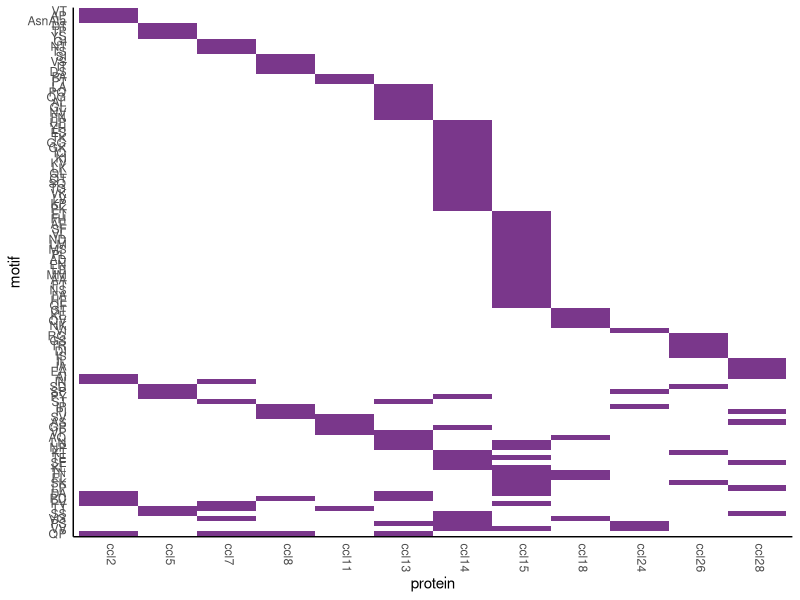
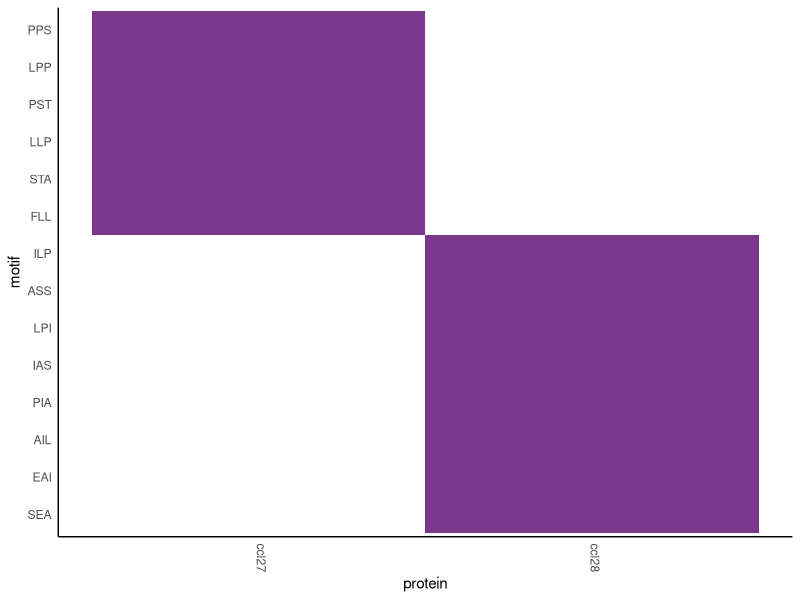

These figures' R source, in order: (Note: this script raises an error after producing the figures.)
# packages, working directory
setwd("~/Desktop/Volkman_Lab/BABU_VOLKMAN/CHEMOKINE_PRJ/Data/chemokine_gpcr_ms/")
library(tidyverse)

################################################################################

# import, reformat
data <- read_csv("07_ck_motif/output/CK_MOTIF_FREQUENCY.csv") %>%
  filter(mer == "mer2") %>%
  filter(mask == "none") %>%
  filter(protein %in%  c("ccl2","ccl5","ccl7","ccl8","ccl11","ccl13","ccl14","ccl15","ccl18","ccl24","ccl26", "ccl28"))

# select only relevant info (motif, protein, class, pct ortho)
data <- data %>% select(motif, protein, class, pct_ortho)

# order 
data$protein <- factor(data$protein, levels = c("ccl2","ccl5","ccl7","ccl8","ccl11","ccl13","ccl14","ccl15","ccl18","ccl24","ccl26", "ccl28"))

# order motifs based on appearance:
# want most unique to most conserved (global) then most to least conserved among orthologs
data <- data %>% add_count(motif)
data <- data %>% arrange(n, protein, -pct_ortho)
order.motif <- unique(data$motif)
levels(data$motif)
data$motif <- factor(data$motif, levels = rev(order.motif))

data %>%
  ggplot() + 
  geom_tile(aes(protein, motif), fill = "mediumorchid4") +
  theme_minimal() +
  theme(axis.text.x=element_text(angle=-90,vjust=.2, hjust=0)) +
  theme(panel.border = element_blank(), panel.grid.major = element_blank(),
        panel.grid.minor = element_blank(), axis.line = element_line(colour = "black"))

###########

# import, reformat
data <- read_csv("07_ck_motif/output/CK_MOTIF_FREQUENCY.csv") %>%
  filter(mer == "mer3") %>%
  filter(mask == "none") %>%
  filter(protein %in%  c("ccl27", "ccl28"))

# select only relevant info (motif, protein, class, pct ortho)
data <- data %>% select(motif, protein, class, pct_ortho)

# order 
data$protein <- factor(data$protein, levels = c("ccl2","ccl5","ccl7","ccl8","ccl11","ccl13","ccl14","ccl15","ccl18","ccl24","ccl26","ccl27", "ccl28"))

# order motifs based on appearance:
# want most unique to most conserved (global) then most to least conserved among orthologs
data <- data %>% add_count(motif)
data <- data %>% arrange(n, protein, -pct_ortho)
order.motif <- unique(data$motif)
levels(data$motif)
data$motif <- factor(data$motif, levels = rev(order.motif))

data %>%
  ggplot() + 
  geom_tile(aes(protein, motif), fill = "mediumorchid4") +
  theme_minimal() +
  theme(axis.text.x=element_text(angle=-90,vjust=.2, hjust=0)) +
  theme(panel.border = element_blank(), panel.grid.major = element_blank(),
        panel.grid.minor = element_blank(), axis.line = element_line(colour = "black"))





# DELETE
data <- read_csv("07_ck_motif/output/CK_MOTIF_FREQUENCY.csv") %>%
  filter(mer == "mer2") %>%
  filter(mask == "none") %>%
  filter(protein %in%  c("ccl8","ccl5",))
